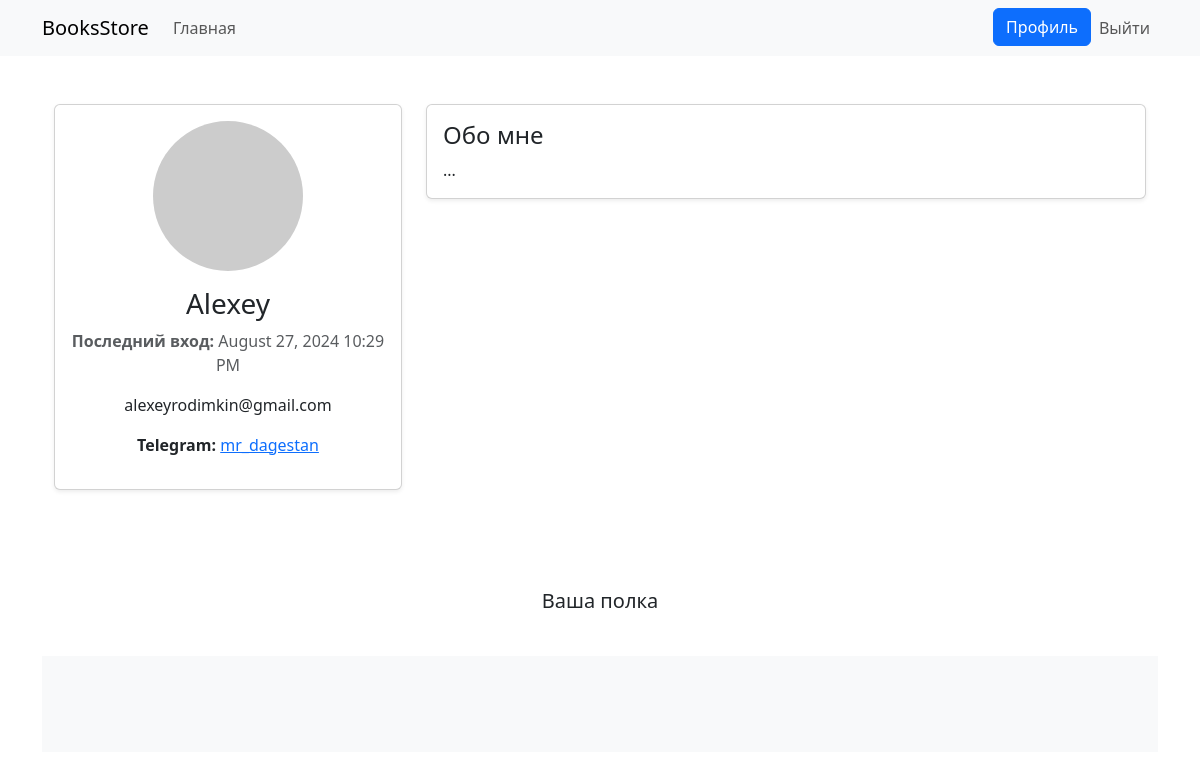
/user/Alexey (signed in), run on an earlier commit of the app's database.
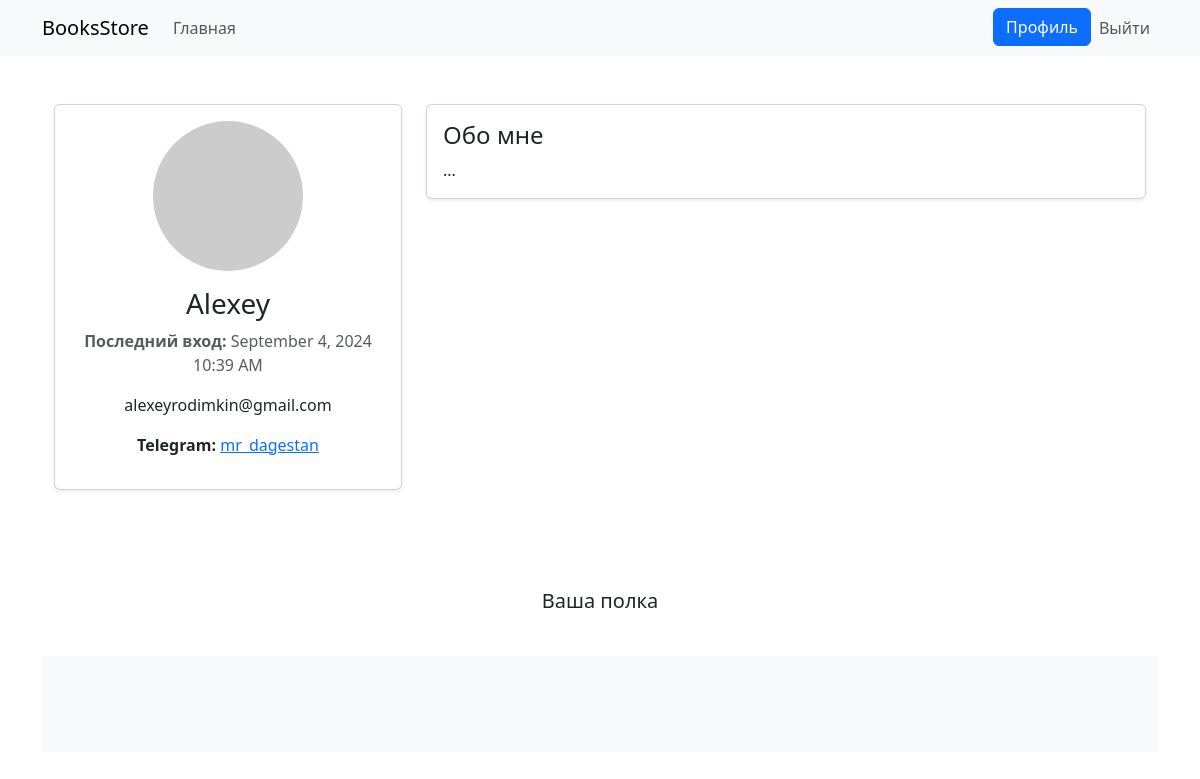
And on a later commit of the database.
### app/models.py (models this page shows, shortened)
class User(db.Model, UserMixin):
    __tablename__ = 'users'
    id: so.Mapped[int] = so.mapped_column(primary_key=True)
    username: so.Mapped[str] = so.mapped_column(sa.String(64), nullable=False, unique=True, index=True)
    email: so.Mapped[str] = so.mapped_column(sa.String(120), index=True,
                                             unique=True)
    telegram: so.Mapped[str] = so.mapped_column(sa.String(120), index=True,
                                                default=None, nullable=True)
    password_hash: so.Mapped[Optional[str]] = so.mapped_column(sa.String(256))
    last_seen: so.Mapped[Optional[datetime]] = so.mapped_column(
        default=lambda: datetime.now(timezone.utc))
    orders = relationship("Order")  # one to many to Order
    def avatar(self, size):
        digest = md5(self.email.lower().encode('utf-8')).hexdigest()
        return f'https://www.gravatar.com/avatar/{digest}?d=identicon&s={size}'

### app/main/routes.py (the view)
@bp.route('/user/<username>')
@login_required
def user(username):
    user = db.first_or_404(sa.select(User).where(User.username == username))
    orders = flask_login.current_user.orders
    time_now = datetime.datetime.now()
    return render_template('user.html', user=user, data=orders, now=time_now)

### app/main/routes.py (called while the page is built)
@bp.before_request
def before_request():
    if current_user.is_authenticated:
        current_user.last_seen = datetime.datetime.utcnow()
        db.session.commit()

@bp.after_request
def redirect_to_signin(response):
    if response.status_code == 401:
        return redirect(url_for('login_page') + '?next=' + request.url)
    return response

### app/models.py (called while the page is built)
@login.user_loader
def load_user(id):
    return db.session.get(User, int(id))

### app/templates/user.html (shortened to what this page needs)
{% extends "base.html" %}
{% block content %}
<div class="container my-5">
    <div class="row">
        <div class="col-md-4 text-center">
            <div class="card shadow-sm">
                <div class="card-body">
                    <a href="https://docs.gravatar.com/" target="_blank">
                        <img src="{{ user.avatar(128) }}" alt="{{ user.username }}"
                             class="rounded-circle img-fluid mb-3" style="width: 150px; height: 150px;">
                    </a>
                    <h3 class="card-title">{{ user.username }}</h3>
                    {% if user.last_seen %}
                    <p class="text-muted"><strong>Последний вход:</strong> {{ moment(user.last_seen).format('LLL') }}
                    </p>
                    {% endif %}
                    <p>{{ user.email }}</p>
                    {% if user.telegram %}
                    <p><strong>Telegram:</strong>
                        <a href="https://t.me/{{ user.telegram }}" target="_blank">{{ user.telegram }}</a>
                    </p>
                    {% endif %}
                </div>
            </div>
        </div>
        <div class="col-md-8">
            <div class="card shadow-sm">
                <div class="card-body">
                    <h4 class="card-title">Обо мне</h4>
                    <p class="card-text">...</p>
                </div>
            </div>
        </div>
    </div>
</div>
<div class="pricing-header px3 py-3 pt-md-5 pb-md-4 mx-auto text-center">
    <p class="lead">Ваша полка</p>
</div>
<div class="album py-5 bg-body-tertiary">
</div>
{% endblock %}

What changed in the data, as far as the page shows it:
changed User "Alexey": last_seen "August 27, 2024 10:29 PM" → "September 4, 2024 10:39 AM"
